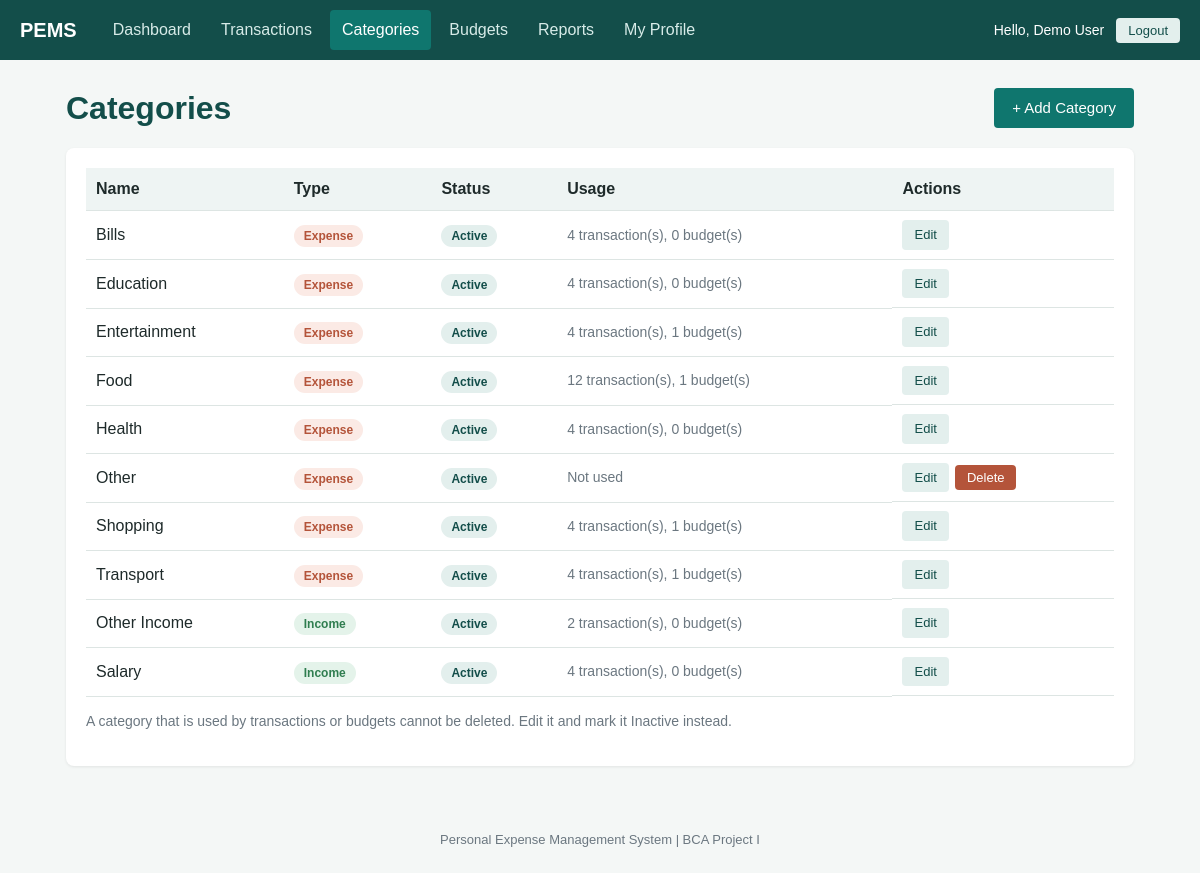
Screenshot of /categories/index.php (signed in) with the database file from the repository.
### tables this page shows
CREATE TABLE IF NOT EXISTS categories (
    category_id    INT UNSIGNED NOT NULL AUTO_INCREMENT,
    user_id        INT UNSIGNED NOT NULL,
    category_name  VARCHAR(50) NOT NULL,
    category_type  ENUM('income','expense') NOT NULL DEFAULT 'expense',
    status         ENUM('active','inactive') NOT NULL DEFAULT 'active',
    PRIMARY KEY (category_id),
    UNIQUE KEY uq_category_per_user (user_id, category_name, category_type),
    CONSTRAINT fk_categories_user
        FOREIGN KEY (user_id) REFERENCES users (user_id)
        ON DELETE CASCADE                           
);

### includes/functions.php (called while the page is built, shortened)
<?php
function e($value): string
{
    return htmlspecialchars((string) $value, ENT_QUOTES, 'UTF-8');
}

### categories/index.php (the view, shortened to what this page needs)
<?php
require_once __DIR__ . '/../includes/auth_check.php';
$stmt = $pdo->prepare(
    'SELECT c.category_id, c.category_name, c.category_type, c.status,
            (SELECT COUNT(*) FROM transactions t WHERE t.category_id = c.category_id AND t.user_id = c.user_id) AS transaction_count,
            (SELECT COUNT(*) FROM budgets b       WHERE b.category_id = c.category_id AND b.user_id = c.user_id) AS budget_count
     FROM categories c
     WHERE c.user_id = ?
     ORDER BY c.category_type DESC, c.category_name'
);
$stmt->execute([current_user_id()]);
$categories = $stmt->fetchAll();
require __DIR__ . '/../includes/header.php';
?>
<div class="page-header">
    <h1>Categories</h1>
    <a class="btn btn-primary" href="<?php echo BASE_URL; ?>/categories/add.php">+ Add Category</a>
</div>
<div class="card">
<?php if (!$categories): ?>
    <p class="empty-state">You have no categories yet. Click "Add Category" to create one.</p>
<?php else: ?>
    <div class="table-wrap">
    <table>
        <tr>
            <th>Name</th>
            <th>Type</th>
            <th>Status</th>
            <th>Usage</th>
            <th>Actions</th>
        </tr>
        <?php foreach ($categories as $c): ?>
        <?php $inUse = ($c['transaction_count'] > 0 || $c['budget_count'] > 0); ?>
        <tr>
            <td><?php echo e($c['category_name']); ?></td>
            <td><span class="badge badge-<?php echo e($c['category_type']); ?>"><?php echo e(ucfirst($c['category_type'])); ?></span></td>
            <td>
                <?php if ($c['status'] === 'active'): ?>
                    <span class="badge badge-active">Active</span>
                <?php else: ?>
                    <span class="badge badge-inactive">Inactive</span>
                <?php endif; ?>
            </td>
            <td class="muted">
                <?php
                if ($inUse) {
                    echo e($c['transaction_count'] . ' transaction(s), ' . $c['budget_count'] . ' budget(s)');
                } else {
                    echo 'Not used';
                }
                ?>
            </td>
            <td class="actions">
                <a class="btn btn-small btn-light" href="<?php echo BASE_URL; ?>/categories/edit.php?id=<?php echo (int) $c['category_id']; ?>">Edit</a>
                <?php if (!$inUse): ?>
                <form method="post" action="<?php echo BASE_URL; ?>/categories/delete.php"
                      data-confirm="Delete the category '<?php echo e($c['category_name']); ?>'? This cannot be undone.">
                    <button type="submit" class="btn btn-small btn-danger">Delete</button>
                </form>
                <?php endif; ?>
            </td>
        </tr>
        <?php endforeach; ?>
    </table>
    </div>
    <p class="muted">A category that is used by transactions or budgets cannot be deleted. Edit it and mark it Inactive instead.</p>
<?php endif; ?>
</div>
<?php require __DIR__ . '/../includes/footer.php'; ?>

### assets/css/style.css (style rules this page uses)
:root { --primary: #0f766e; --primary-dark: #134e4a; --bg: #f4f7f6; --card: #ffffff; --text: #1e2a2a; --muted: #6b7780; --border: #dde5e3; --danger: #b4543a; --success: #2f7d4f; --income: #2f7d4f; --expense: #b4543a; }
* { box-sizing: border-box; }
body { margin: 0; min-height: 100vh; display: flex; flex-direction: column; font-family: Arial, Helvetica, sans-serif; background: var(--bg); color: var(--text); line-height: 1.5; }
h1 { color: var(--primary-dark); margin: 0 0 16px; }
a { color: var(--primary); }
.muted { color: var(--muted); font-size: 14px; }
.card { background: var(--card); border-radius: 8px; padding: 20px; margin-bottom: 16px; box-shadow: 0 1px 3px rgba(0, 0, 0, 0.08); }
.btn { display: inline-block; padding: 9px 18px; border: none; border-radius: 4px; font-size: 15px; cursor: pointer; text-decoration: none; }
.btn-primary { background: var(--primary); color: #fff; }
.btn-danger { background: var(--danger); color: #fff; }
.btn-light { background: #e3efed; color: var(--primary-dark); }
.btn-small { padding: 5px 12px; font-size: 13px; }
table { width: 100%; border-collapse: collapse; }
th, td { text-align: left; padding: 9px 10px; border-bottom: 1px solid var(--border); }
th { background: #eef4f3; }
.page-header { display: flex; justify-content: space-between; align-items: center; margin-bottom: 16px; flex-wrap: wrap; gap: 10px; }
.page-header h1 { margin: 0; }
.badge { display: inline-block; padding: 2px 10px; border-radius: 12px; font-size: 12px; font-weight: bold; }
.badge-income { background: #e4f3ea; color: var(--income); }
.badge-expense { background: #fbeae5; color: var(--expense); }
.badge-active { background: #e3efed; color: var(--primary-dark); }
.table-wrap { overflow-x: auto; }
.actions { display: flex; gap: 6px; align-items: center; }
.actions form { margin: 0; }

### rows the page displays
categories: category_name "Bills", category_type "Expense", status "Active", budget_count "4 transaction(s), 0 budget(s)"
categories: category_name "Education", category_type "Expense", status "Active", budget_count "4 transaction(s), 0 budget(s)"
categories: category_name "Entertainment", category_type "Expense", status "Active", budget_count "4 transaction(s), 1 budget(s)"
categories: category_name "Food", category_type "Expense", status "Active", budget_count "12 transaction(s), 1 budget(s)"
categories: category_name "Health", category_type "Expense", status "Active", budget_count "4 transaction(s), 0 budget(s)"
categories: category_name "Other", category_type "Expense", status "Active", shows "Not used"
categories: category_name "Shopping", category_type "Expense", status "Active", budget_count "4 transaction(s), 1 budget(s)"
categories: category_name "Transport", category_type "Expense", status "Active", budget_count "4 transaction(s), 1 budget(s)"
categories: category_name "Other Income", category_type "Income", status "Active", budget_count "2 transaction(s), 0 budget(s)"
categories: category_name "Salary", category_type "Income", status "Active", budget_count "4 transaction(s), 0 budget(s)"

### other values shown
$_SESSION['full_name'] "Demo User"
